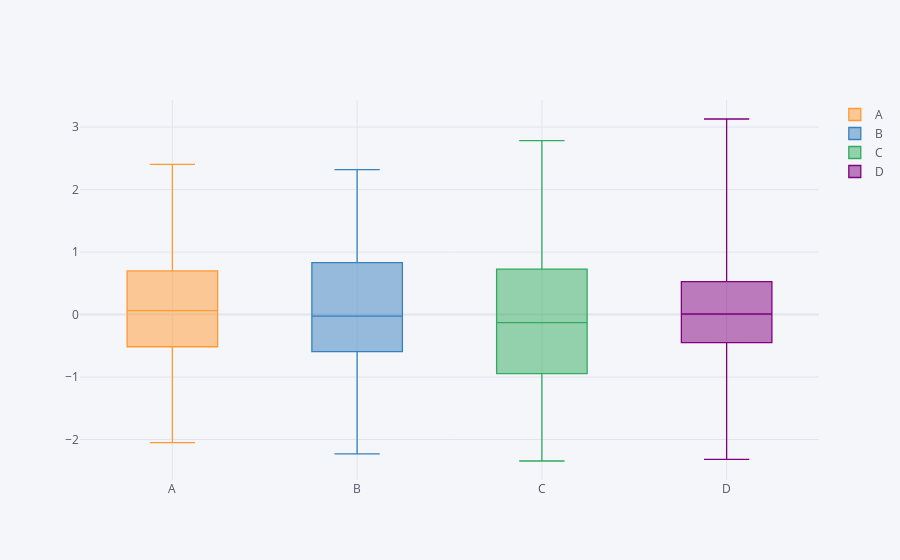

Notebook cell for this chart:
### Markdown cell above
#BOXPLOT

### Code cell
df.iplot(kind='box')
